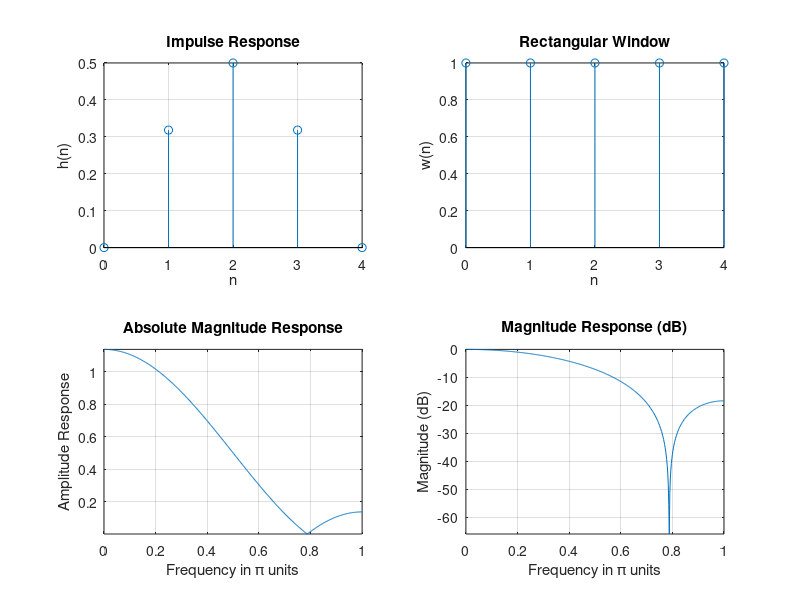

The MATLAB source for this figure:
%fir filter
clc;
clear;

% Filter specifications
N = 5; % Filter length
wc = 0.5 * pi; % Cutoff frequency in radians (normalized to Nyquist frequency)

% Design FIR filter
n = 0:N-1; % Time index
alpha = (N-1)/2; % Symmetry center
m = n - alpha; % Shifted index
fc = wc / pi; % Normalized cutoff frequency

% Ideal impulse response
hd = fc * sinc(fc * m);

% Rectangular window
w_rect = rectwin(N)'; % Apply window (transpose to match dimensions)

% Windowed FIR filter coefficients
h = hd .* w_rect;

% Frequency response
[H, w] = freqz(h, 1, 1000, 'whole'); % Compute frequency response
H = H(1:501); % Take first half (positive frequencies)
w = w(1:501); % Corresponding normalized frequency vector
mag = abs(H); % Magnitude response
db = 20 * log10((mag + eps) / max(mag)); % Logarithmic magnitude in dB

% Plot results
subplot(2, 2, 1);
stem(n, h);
title('Impulse Response');
grid on;
axis tight;
xlabel('n');
ylabel('h(n)');

subplot(2, 2, 2);
stem(n, w_rect);
title('Rectangular Window');
grid on;
axis tight;
xlabel('n');
ylabel('w(n)');

subplot(2, 2, 3);
plot(w/pi, mag);
title('Absolute Magnitude Response');
grid on;
axis tight;
xlabel('Frequency in \pi units');
ylabel('Amplitude Response');

subplot(2, 2, 4);
plot(w/pi, db);
title('Magnitude Response (dB)');
grid on;
axis tight;
xlabel('Frequency in \pi units');
ylabel('Magnitude (dB)');
